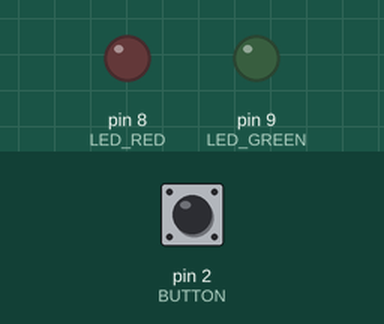
Bench run of a sketch on a simulated Arduino Uno, built with avr-gcc and run on an emulated ATmega328P. Shown: output pins drawn as LEDs (lit = HIGH). The inputs (shaded band) are chosen by the test bench; at power-on: pin 2 (BUTTON) HIGH. What the sketch prints to the serial monitor is not drawn.

Above: at 1.2 s.
1.3 s: pin 2 (BUTTON) pulled LOW for 0.15 s
At 2.7 s:
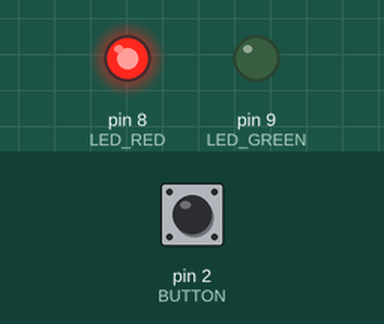
3.0 s: pin 2 (BUTTON) pulled LOW for 1 s
At 5.0 s:
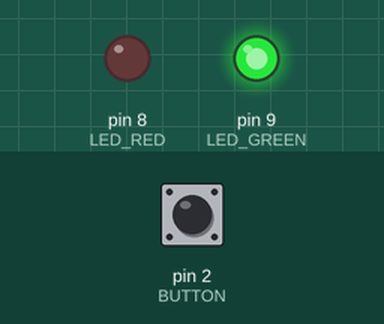
5.5 s: pin 2 (BUTTON) pulled LOW for 0.15 s
At 5.59 s:
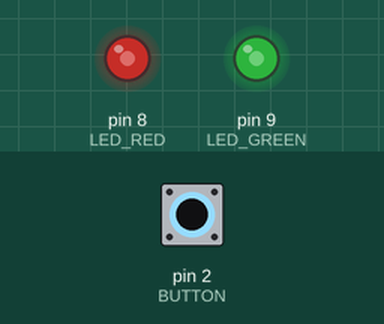
7.2 s: pin 2 (BUTTON) pulled LOW for 0.15 s
At 7.38 s:
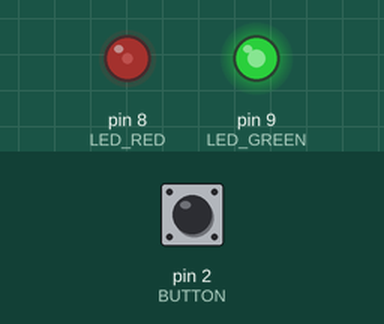
Timing chart, 0 to 9.9 s (numbered marks = the images above; inputs shaded):
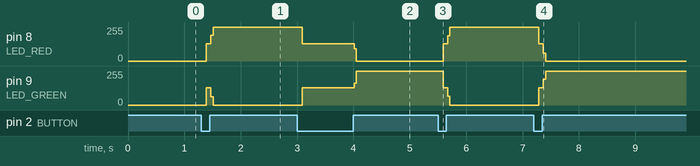

The sketch:

toggle.ino
```cpp
/*
 Toggle

 Toggles between two external LEDs (Red, Green) when a button is pressed.

 Issues:
 - No leds come on until the button is pressed
 - Holding the button down make bothe LEDs come on.
 - Sometimes the LEDs don't toggle

*/

#define LED_RED 8
#define LED_GREEN 9
#define BUTTON 2

int prevValue = 1;
int buttonState;
bool ledState = false;
unsigned long lastPressTime = 0;
unsigned long debounceTime = 50;

void setup() {
    pinMode(LED_RED, OUTPUT);
    pinMode(LED_GREEN, OUTPUT);
    pinMode(BUTTON, INPUT_PULLUP);
    Serial.begin(115200);
    Serial.println("Serial output initialised.");
}

void toggleLed() {
     ledState = !ledState;
    if (ledState) {
      digitalWrite(LED_RED, LOW);
      digitalWrite(LED_GREEN, HIGH);
    } else {
      digitalWrite(LED_RED, HIGH);
      digitalWrite(LED_GREEN, LOW);
    }
}

void loop() {

  // Read the button state
    int value = digitalRead(BUTTON);

  // Check if button was pressed (HIGH->LOW) *and* debounce time
  // has elapsed since the last press

  // If button changed, reset debounce timer
  if (value != prevValue) {
    lastPressTime = millis();
  }

  // Only update state if debounce time has passed
  if((millis() - lastPressTime) > debounceTime) {
    buttonState = value;

    if(buttonState==LOW) {
      toggleLed();
    }
  }
  prevValue = value;
}
```

Measured:
- after the input at 1.3 s, pin 8 (LED_RED): 0/255 → 128/255 after 0.09 s, → 255/255 0.08 s later; pin 9 (LED_GREEN): 0/255 → 128/255 after 0.09 s, → 0/255 0.08 s later
- after the input at 3.0 s, pin 8 (LED_RED): 255/255 → 128/255 after 0.09 s, → 0/255 0.92 s later; pin 9 (LED_GREEN): 0/255 → 128/255 after 0.09 s, → 255/255 0.92 s later
- after the input at 5.5 s, pin 8 (LED_RED): 0/255 → 128/255 after 0.09 s, → 255/255 0.08 s later; pin 9 (LED_GREEN): 255/255 → 128/255 after 0.09 s, → 0/255 0.08 s later
- after the input at 7.2 s, pin 8 (LED_RED): 255/255 → 128/255 after 0.09 s, → 0/255 0.08 s later; pin 9 (LED_GREEN): 0/255 → 128/255 after 0.09 s, → 255/255 0.08 s later
